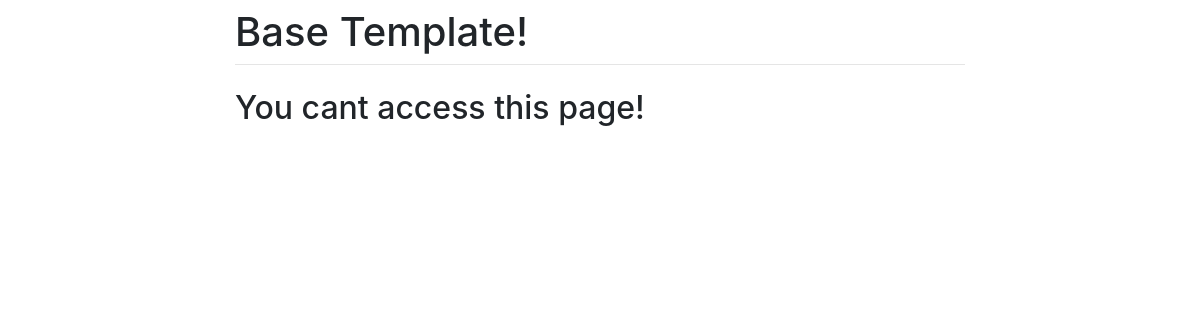
/dash/ (signed in), run on an earlier commit of the app's database.
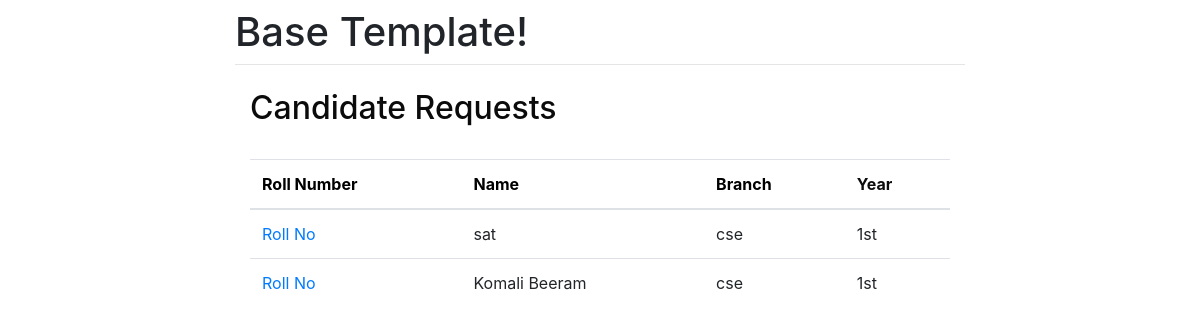
And on a later commit of the database.
### accounts/models.py (models this page shows, shortened)
class Person(models.Model):
    user = models.ForeignKey(Account,on_delete=models.CASCADE)
    name = models.CharField(max_length=130)
    branch = models.CharField(max_length=8, choices=DEPT_CHOICES, default='cse')
    year = models.CharField(max_length=6, choices=YEAR_CHOICES, default='1st')
    bio = models.TextField(blank=True)
    status= models.CharField(max_length=130,default="pending")
    published_date = models.DateTimeField(default=timezone.now)
    vote=models.IntegerField(default=0)

### accounts/views.py (the view)
# urls.py: path('dash/', views.dashboard, name='dashboard'),
def dashboard(request):
    form = Person.objects.filter(published_date__lte=timezone.now()).order_by('published_date')
    return render(request,'accounts/dashboard.html', {'values1': form})

### templates/accounts/dashboard.html (shortened to what this page needs)
{% extends 'base.html' %}
{% load crispy_forms_tags %}
{% block content %}
{% if user.is_admin %}
<div class="container">
    <h2 style="color: rgb(11, 11, 12); ">Candidate Requests</h2>
    <br>
    <table class="table table-hover">
      <thead>
        {% if values1 %}
        <tr>
        <th style="color: black">Roll Number</th>
          <th style="color: black">Name</th>
          <th style="color: black">Branch</th>
          <th style="color: rgb(12, 12, 12)">Year</th>
        </tr>
      </thead>
      <tbody>
        {% for i in values1 %}
        {% if i.status == "pending" %}
        <tr>
            <td style="text-decoration: none !important;"><a href="{{i.pk}}" id="number" name="number">Roll No</a></td>
          <td>{{i.name}}</td>
          <td>{{i.branch}}</td>
          <td>{{i.year}}</td>
        </tr>
        {% endif %}
        {% endfor %}
        {% else %}
        <h3 style="color: rgb(28, 28, 160)">No Pending Candidate Form Requests</h3>
        {% endif %}
      </tbody>
    </table>
  </div>
  {% else %}
  <h2>You cant access this page!</h2>
  {% endif %}
{% endblock %}

What changed in the data, as far as the page shows it:
added Person: name "sat", branch "cse", year "1st"
added Person: name "Komali Beeram", branch "cse", year "1st"
Also different on the page:
text no longer shown: "You cant access this page!"
text now shown: "Candidate Requests Roll Number Name Branch Year"
